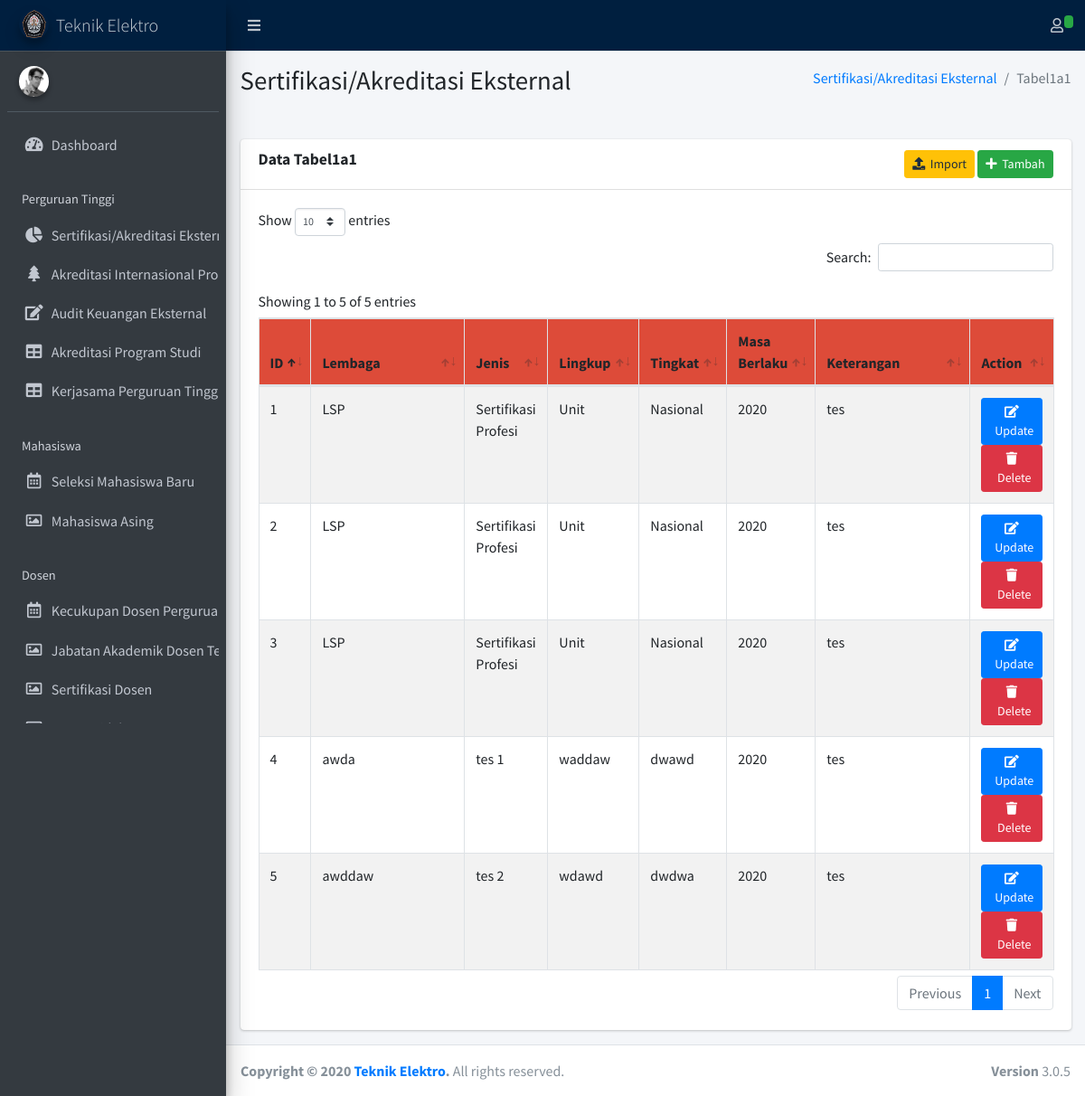
Screenshot of /index.php/tabel1a1 with the database file from the repository.
### tables this page shows
CREATE TABLE `tabel1a1` (
  `id` int(11) NOT NULL,
  `lembaga` varchar(128) NOT NULL,
  `jenis` varchar(128) NOT NULL,
  `lingkup` varchar(64) NOT NULL,
  `tingkat` varchar(54) NOT NULL,
  `masa_berlaku` int(4) NOT NULL,
  `keterangan` text NOT NULL,
  `created_at` datetime NOT NULL,
  `updated_at` datetime NOT NULL
);

### application/controllers/Tabel1a1.php (called while the page is built, shortened)
<?php
class Tabel1a1 extends CI_Controller {
    public function __construct()
    {
        $this->load->model('Tabel1a1Model');
    }
	public function index()
	{
        $tabel1a1s = $this->Tabel1a1Model->show();
        $this->load->view('main.php',[
            "page" => "tabel1a1",
            "content" => [],
            "tabel1a1s" => $tabel1a1s,
        ]);
    }
}

### index.php (called while the page is built, shortened)
<?php
require_once BASEPATH.'core/CodeIgniter.php';

### application/models/Tabel1a1Model.php (called while the page is built, shortened)
<?php if(!defined('BASEPATH')) exit('Hacking Attempt : Keluar dari sistem..!!');
class Tabel1a1Model extends CI_Model
{
    public function show()
    {
        $this->db->select('*');
        return $this->db->get('tabel1a1')->result();
    }
}

### application/views/pages/tabel1a1.php (the view, shortened to what this page needs)
<div class="content-wrapper">
	<section class="content-header">
      <div class="container-fluid">
        <div class="row mb-2">
          <div class="col-sm-6">
            <h1>Sertifikasi/Akreditasi Eksternal</h1>
          </div>
          <div class="col-sm-6">
            <ol class="breadcrumb float-sm-right">
              <li class="breadcrumb-item"><a href="#">Sertifikasi/Akreditasi Eksternal</a></li>
              <li class="breadcrumb-item active">Tabel1a1</li>
            </ol>
          </div>
        </div>
      </div>
    </section>
	<br>
	<section class="content">
		<div class="container-fluid">
			<div class="row">
				<div class="col-12">
					<div class="card">
						<div class="card-header">
							<h3 class="card-title"><b>Data Tabel1a1 </b></h3>
							<div class="text-right">
								<button type="button" class="btn btn-sm btn-warning" data-toggle="modal"
									data-target="#import-tabel1a1"><i class="fa fa-upload"></i>&nbsp&nbspImport</button>
								<button type="button" class="btn btn-sm btn-success" data-toggle="modal"
									data-target="#tambah-tabel1a1"><i class="fa fa-plus"></i>&nbsp&nbspTambah</button>
							</div>
						</div>
						<div class="card-body table-responsive">
							<table class="table table-striped table-bordered table-hover dataku">
								<thead class="atas">
									<tr>
										<th width="5%">ID</th>
										<th width="20%">Lembaga</th>
										<th width="10%">Jenis</th>
										<th width="10%">Lingkup</th>
										<th width="10%">Tingkat</th>
										<th width="10%">Masa Berlaku</th>
										<th width="20%">Keterangan</th>
										<th width="10%">Action</th>
									</tr>
								</thead>
								<tbody>
									<?php
									$no=1;
									foreach ($tabel1a1s as $tabel1a1) {
									?>
									<tr>
										<td><?php echo $no; ?></td>
										<td><?php echo $tabel1a1->lembaga; ?></td>
										<td><?php echo $tabel1a1->jenis; ?></td>
										<td><?php echo $tabel1a1->lingkup; ?></td>
										<td><?php echo $tabel1a1->tingkat; ?></td>
										<td><?php echo $tabel1a1->masa_berlaku; ?></td>
										<td><?php echo $tabel1a1->keterangan; ?></td>
										<td>
											<button type="button" class="btn btn-sm btn-primary" data-toggle="modal"
												data-target="#edit-tabel1a1<?php echo $tabel1a1->id;?>"><i
													class="fa fa-edit"></i>&nbsp&nbspUpdate</button>
											<a class="btn btn-danger btn-sm delete-link" href="<?= base_url('Tabel1a1/delete/'.$tabel1a1->id);?>"><i
													class="fa fa-trash "></i>&nbsp&nbspDelete</a>
										</td>
									</tr>
									<?php $no++; } ?>
								</tbody>
							</table>
						</div>
					</div>
				</div>
			</div>
		</div>
	</section>
</div>

### application/views/templates/head.php (style rules this page uses)
.atas { background-color: #DD4B39; border-color: green; border-color: green; }

### rows the page displays
tabel1a1: lembaga "LSP", jenis "Sertifikasi Profesi", lingkup "Unit", tingkat "Nasional", masa_berlaku "2020", keterangan "tes"
tabel1a1: lembaga "LSP", jenis "Sertifikasi Profesi", lingkup "Unit", tingkat "Nasional", masa_berlaku "2020", keterangan "tes"
tabel1a1: lembaga "LSP", jenis "Sertifikasi Profesi", lingkup "Unit", tingkat "Nasional", masa_berlaku "2020", keterangan "tes"
tabel1a1: lembaga "awda", jenis "tes 1", lingkup "waddaw", tingkat "dwawd", masa_berlaku "2020", keterangan "tes"
tabel1a1: lembaga "awddaw", jenis "tes 2", lingkup "wdawd", tingkat "dwdwa", masa_berlaku "2020", keterangan "tes"
